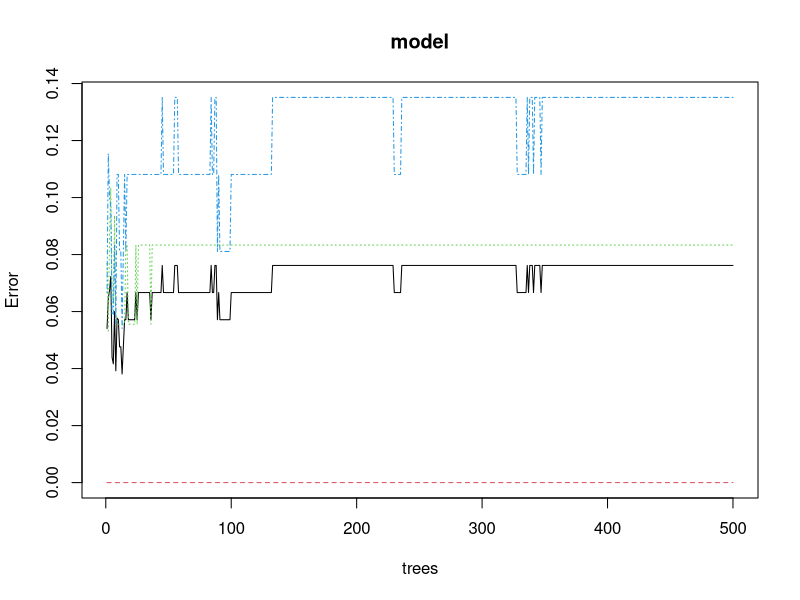

Write R code to recreate this figure.
library(randomForest)

data(iris)

train_indices = sample(1:nrow(iris),0.7*nrow(iris))

train_data = iris[train_indices,]
test_data = iris[-train_indices,]

model = randomForest(Species ~.,train_data)

predictions = predict(model,test_data)

mat = table(predictions,test_data$Species)
mat
plot(model)
